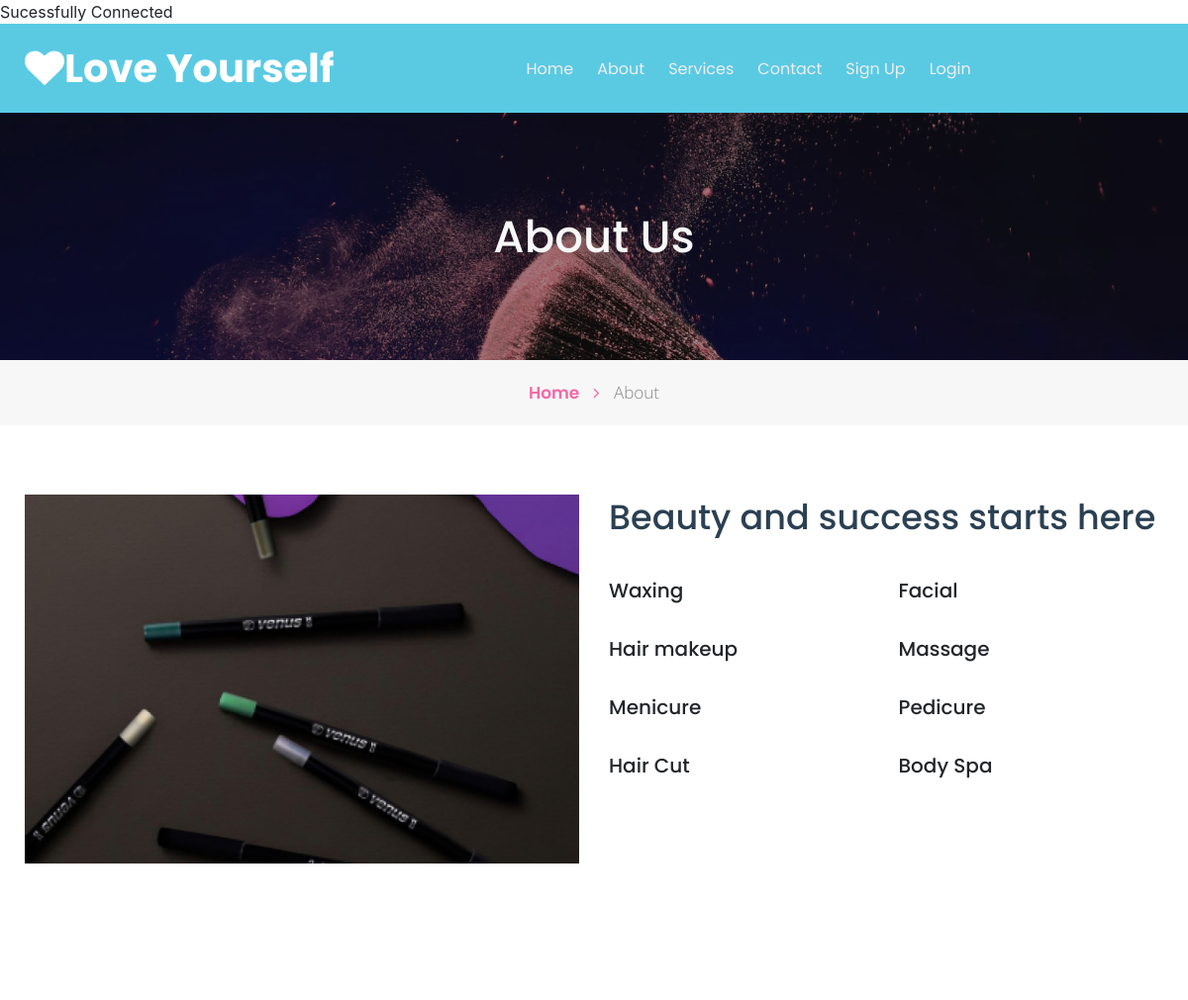
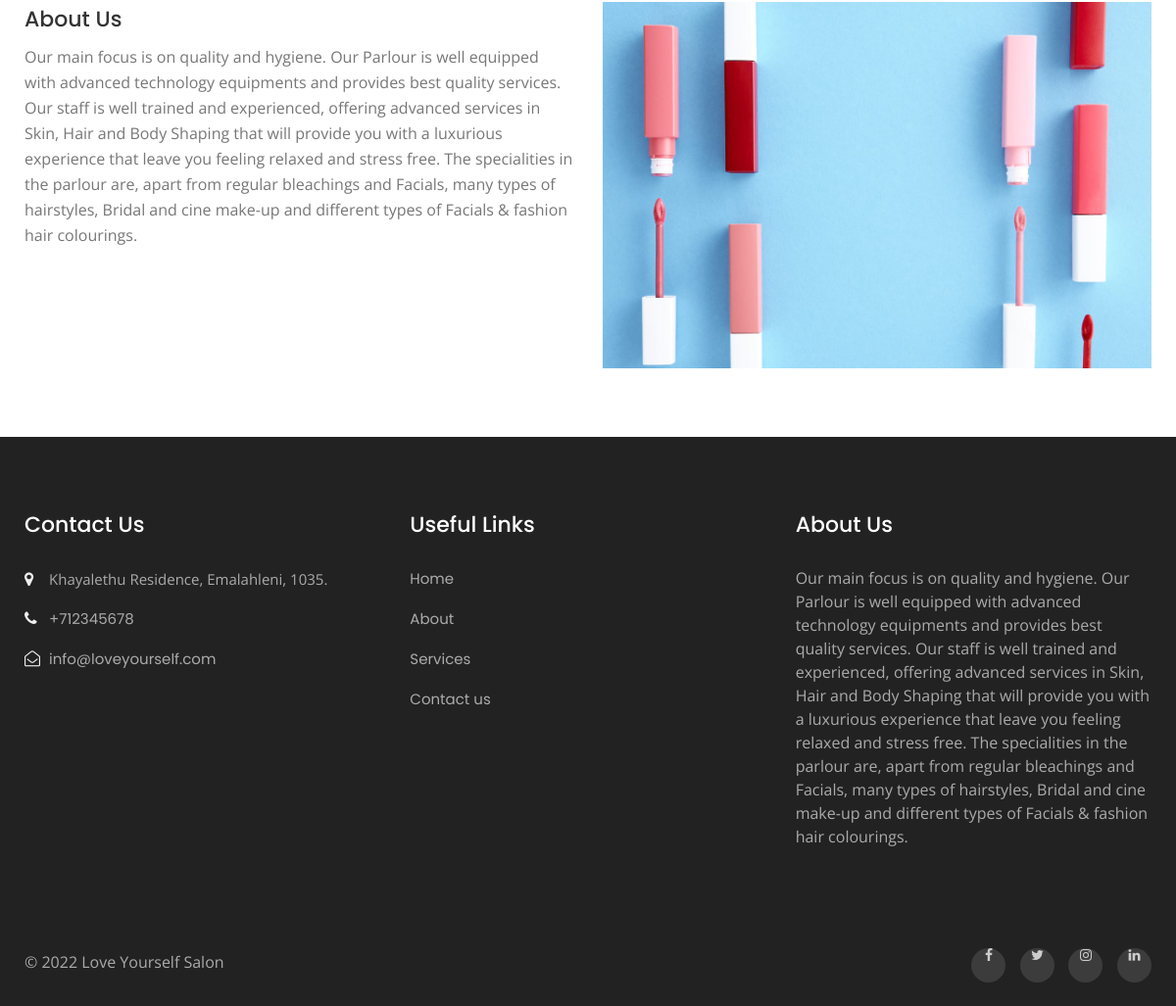
Page /about.php on the committed database (2 pictures, top to bottom).
### tables this page shows
CREATE TABLE `tblpage` (
  `ID` int(10) NOT NULL,
  `PageType` varchar(200) DEFAULT NULL,
  `PageTitle` mediumtext DEFAULT NULL,
  `PageDescription` mediumtext DEFAULT NULL,
  `Email` varchar(200) DEFAULT NULL,
  `MobileNumber` bigint(10) DEFAULT NULL,
  `UpdationDate` date DEFAULT NULL,
  `Timing` varchar(200) NOT NULL
);

### about.php (the view, shortened to what this page needs)
<!doctype html>
<html lang="en">
  <head>
    <link rel="stylesheet" href="assets/css/style-starter.css">
  </head>
  <body id="home">
<?php include_once('includes/header.php');?>
<section class="w3l-inner-banner-main">
    <div class="about-inner about ">
        <div class="container">
            <div class="main-titles-head text-center">
                <h3 class="header-name ">About Us</h3>
            </div>
        </div>
   </div>
   <div class="breadcrumbs-sub">
        <div class="container">
        <ul class="breadcrumbs-custom-path">
            <li class="right-side propClone"><a href="index.php" class="">Home <span class="fa fa-angle-right" aria-hidden="true"></span></a> <p></li>
            <li class="active ">About</li>
        </ul>
        </div>
    </div>
</section>
<section class="w3l-content-with-photo-4"  id="about">
    <div class="content-with-photo4-block ">
        <div class="container">
            <div class="cwp4-two row">
            <div class="cwp4-image col-xl-6">
                <img src="assets/images/b2.jpg" alt="product" class="img-responsive about-me">
            </div>
                <div class="cwp4-text col-xl-6 ">
                    <div class="posivtion-grid">
                    <h3 class="">Beauty and success starts here</h3>
                    <div class="hair-two-colums">
                        <div class="hair-left">
                            <h5> Waxing</h5>
                        </div>
                        <div class="hair-left">
                            <h5>Facial</h5>
                        </div>
                        <div class="hair-left">
                            <h5>Hair makeup</h5>
                        </div>
                        <div class="hair-left">
                            <h5>Massage</h5>
                        </div>
                        <div class="hair-left">
                            <h5>Menicure</h5>
                        </div>
                        <div class="hair-left">
                            <h5>Pedicure</h5>
                        </div>
                        <div class="hair-left">
                            <h5>Hair Cut</h5>
                        </div>
                        <div class="hair-left">
                            <h5>Body Spa</h5>
                        </div>
                    </div>
                </div>
            </div>
        </div>
    </div>
    </div>
</section>
<section class="w3l-recent-work">
	<div class="jst-two-col">
		<div class="container">
            <div class="row">
		    <div class="my-bio col-lg-6">
	        <div class="hair-make">
		        <?php
                $ret=mysqli_query($con,"select * from tblpage where PageType='aboutus' ");
                while ($row=mysqli_fetch_array($ret)) {
                ?>
		        <h5><a href="blog.html"><?php  echo $row['PageTitle'];?></a></h5>
		        <p class="para mt-2"><?php  echo $row['PageDescription'];?></p><?php } ?>
	        </div>
	    </div>
	<div class="col-lg-6 ">
		<img src="assets/images/b3.jpg" alt="product" class="img-responsive about-me">
	</div>
    </div>
	</div>
	</div>
</section>
<?php include_once('includes/footer.php');?>
</body>
</html>

### includes/header.php (shortened to what this page needs)
<section class=" w3l-header-4 header-sticky">
    <header class="absolute-top">
        <div class="container">
        <nav class="navbar navbar-expand-lg navbar-light">
            <h1><a class="navbar-brand" href="index.php"> <span class="fa fa-heart" aria-hidden="true"></span>Love Yourself</a></h1>
            <div class="collapse navbar-collapse" id="navbarNav">
                <ul class="navbar-nav mx-auto">
                    <li class="nav-item">
                        <a class="nav-link" href="index.php">Home <span class="sr-only">(current)</span></a>
                    </li>
                    <li class="nav-item">
                        <a class="nav-link" href="about.php">About</a>
                    </li>
                    <li class="nav-item">
                        <a class="nav-link" href="services.php">Services</a>
                    </li>
                    <li class="nav-item">
                        <a class="nav-link" href="contact.php">Contact</a>
                    </li>
                     <li class="nav-item">
                        <a class="nav-link" href="signup.php">Sign Up</a>
                    </li>
                    <li class="nav-item">
                        <a class="nav-link" href="login.php">Login</a>
                    </li><?php ?>
                </ul>
            </div>
        </div>
      </header>
</section>

### includes/footer.php (shortened to what this page needs)
<section class="w3l-footer-29-main">
    <div class="footer-29 py-5">
      <div class="container py-lg-4">
        <div class="row footer-top-29">
          <div class="col-lg-4 col-md-6 col-sm-8 footer-list-29 footer-1">
            <h6 class="footer-title-29">Contact Us</h6>
            <ul>
              <?php
              $ret=mysqli_query($con,"select * from tblpage where PageType='contactus' ");
              while ($row=mysqli_fetch_array($ret)) {
              ?>
              <li>
                <span class="fa fa-map-marker"></span> <p><?php  echo $row['PageDescription'];?>.</p>
              </li>
              <li><span class="fa fa-phone"></span><a href="tel:+7-800-999-800"> +<?php  echo $row['MobileNumber'];?></a></li>
              <li><span class="fa fa-envelope-open-o"></span><a href="mailto:parlour@mail.com" class="mail">
                  <?php  echo $row['Email'];?></a></li><?php } ?>
            </ul>
          </div>
          <div class="col-lg-4 col-md-6 col-sm-4 footer-list-29 footer-2 ">
            <ul>
              <h6 class="footer-title-29">Useful Links</h6>
              <li><a href="index.php">Home</a></li>
              <li><a href="about.php">About</a></li>
              <li><a href="services.php"> Services</a></li>
              <li><a href="contact.php">Contact us</a></li>
            </ul>
          </div>
          <div class="col-lg-4 col-md-6 col-sm-7 footer-list-29 footer-4">
            <?php
$ret=mysqli_query($con,"select * from tblpage where PageType='aboutus' ");
while ($row=mysqli_fetch_array($ret)) {
?>
            <h6 class="footer-title-29"><?php  echo $row['PageTitle'];?> </h6>
            <p><?php  echo $row['PageDescription'];?></p><?php } ?>
          </div>
        </div>
      </div>
    </div>
  </section>
  <section class="w3l-footer-29-main w3l-copyright">
    <div class="container">
      <div class="row bottom-copies">
        <p class="col-lg-8 copy-footer-29">© 2022 Love Yourself Salon </p>
        <div class="col-lg-4 main-social-footer-29">
          <a href="#facebook" class="facebook"><span class="fa fa-facebook"></span></a>
          <a href="#twitter" class="twitter"><span class="fa fa-twitter"></span></a>
          <a href="#instagram" class="instagram"><span class="fa fa-instagram"></span></a>
          <a href="#linkedin" class="linkedin"><span class="fa fa-linkedin"></span></a>
        </div>
      </div>
    </div>
  </section>

### rows in the picture
tblpage: PageTitle "About Us", PageDescription "Our main focus is on quality and hygiene. Our Parlour is well equipped with advanced technology equipments and provides best quality services. Our staff is well trained and experienced, offering advanced services in Skin, Hair and Body Shaping that will provide you with a luxurious experience that leave you feeling relaxed and stress free. The specialities in the parlour are, apart from regular bleachings and Facials, many types of hairstyles, Bridal and cine make-up and different types of Facials & fashion hair colourings."
tblpage: PageDescription "Khayalethu Residence, Emalahleni, 1035", MobileNumber "712345678", Email "info@loveyourself.com"
